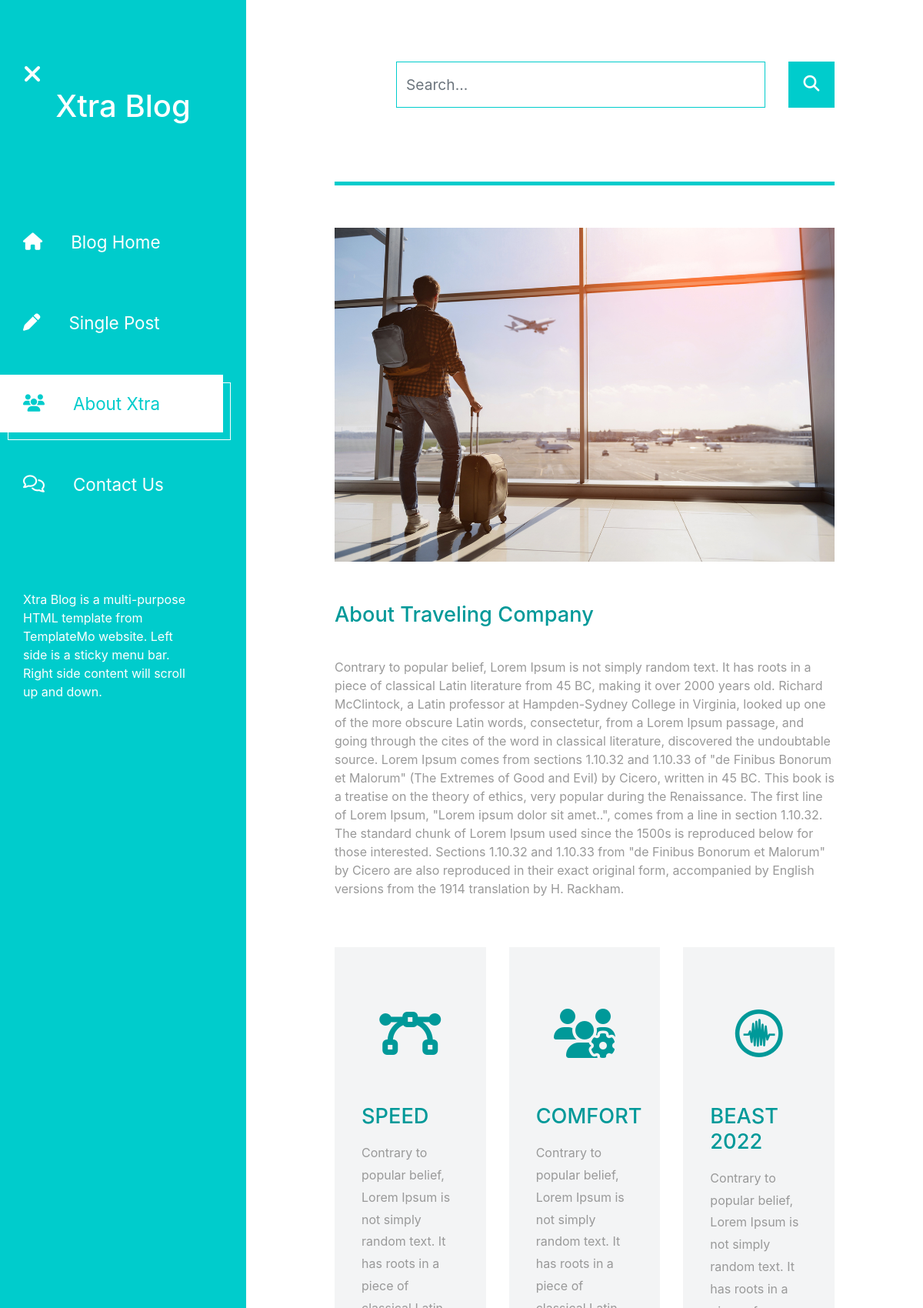
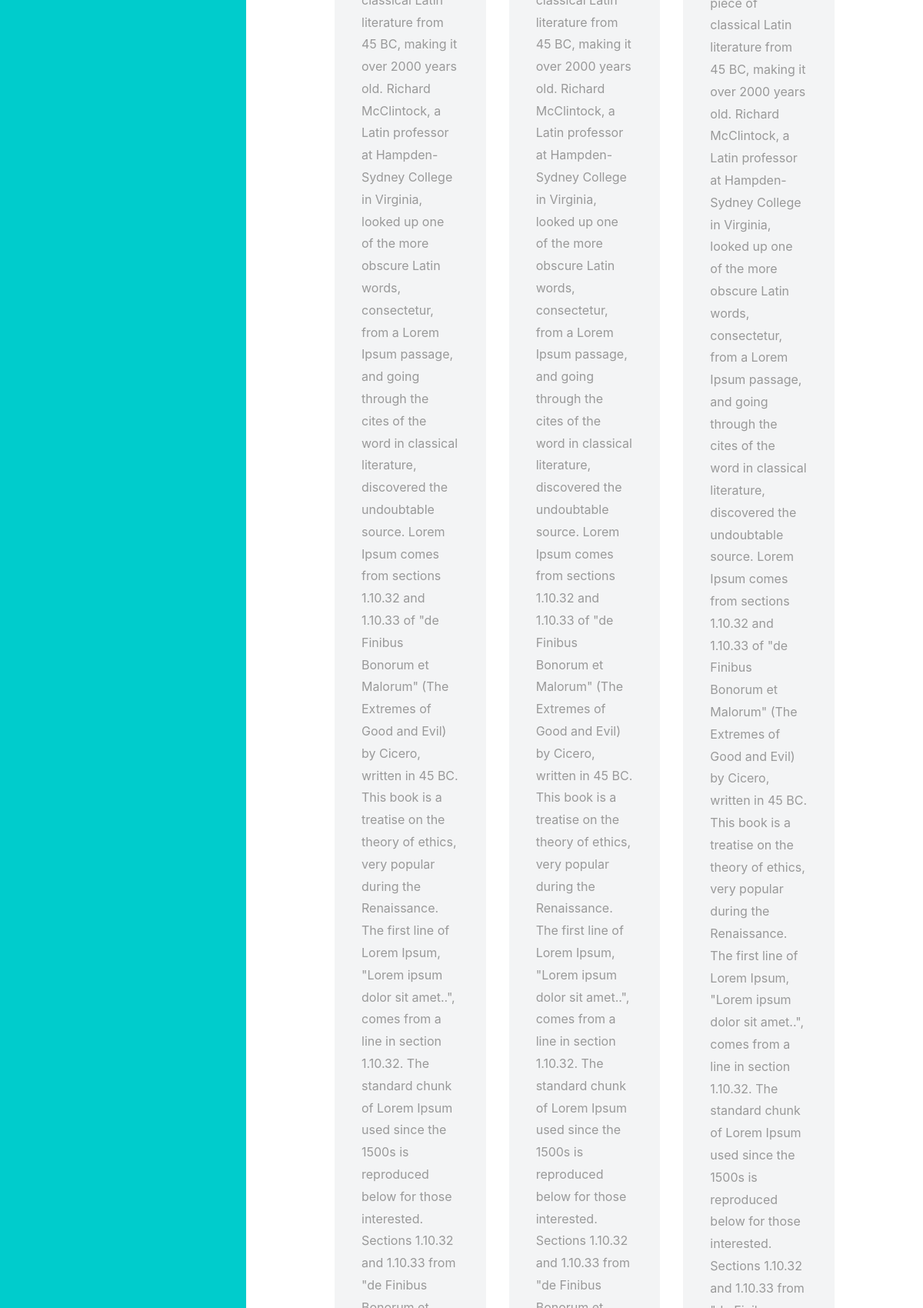
/about (upper part), run on the app's committed database (2 pictures, top to bottom).
### shop2/models.py (models this page shows, shortened)
class Post(models.Model):
    ADVANTAGE1 = 'advantage1'
    POST = 'post'
    ADVANTAGE2 = 'advantage2'
    ADVANTAGE3 = 'advantage3'
    ABOUT = 'about'
    JOHNHENRY = 'johnhenry'
    JAYZOONA = 'jayzoona'
    TIMYCAKE = 'timycake'
    CATHERINESOFT = 'catherinesoft'
    CHOISE_GROUP = {
        (JOHNHENRY, 'johnhenry'),
        (JAYZOONA, 'jayzoona'),
        (TIMYCAKE,'timycake'),
        (CATHERINESOFT, 'catherinesoft'),
        (ABOUT, 'about'),
        (ADVANTAGE1, 'advantage1'),
        (POST, 'post'),
        (ADVANTAGE2, 'advantage2'),
        (ADVANTAGE3, 'advantage3'),
    }
    title = models.CharField(max_length=255)
    author = models.ForeignKey(User, on_delete=models.CASCADE)
    body = models.TextField()
    header_image = models.ImageField(null=True, blank=True, upload_to="images/")
    post_date = models.DateField(auto_now_add=True)
    grop = models.CharField(max_length=20, choices=CHOISE_GROUP, default=POST)
    likes = models.ManyToManyField(User, related_name='blog_posts')

### shop2/views.py (the view)
# urls.py: path('about', AboutView, name="about"),
def AboutView(request):
    product = Post.objects.all()
    context = {
        'pr':product
    }
    return render(request, 'about.html', context)

### shop2/templates/about.html (shortened to what this page needs)
<!DOCTYPE html>
<html lang="en">
<head>
	<link rel="stylesheet" href="fontawesome/css/all.min.css">
    <link href="css/bootstrap.min.css" rel="stylesheet">
    <link href="css/templatemo-xtra-blog.css" rel="stylesheet">
</head>
<body>
	<header class="tm-header" id="tm-header">
        <div class="tm-header-wrapper">
            <div class="tm-site-header">
                <div ><i class="fas fa-times fa-2x"></i></div>
                <h1 class="text-center">Xtra Blog</h1>
            </div>
            <nav class="tm-nav" id="tm-nav">
                <ul>
                    <li class="tm-nav-item"><a href="index.html" class="tm-nav-link">
                        <i class="fas fa-home"></i>
                        Blog Home
                    </a></li>
                    <li class="tm-nav-item"><a href="post.html" class="tm-nav-link">
                        <i class="fas fa-pen"></i>
                        Single Post
                    </a></li>
                    <li class="tm-nav-item active"><a href="about.html" class="tm-nav-link">
                        <i class="fas fa-users"></i>
                        About Xtra
                    </a></li>
                    <li class="tm-nav-item"><a href="contact.html" class="tm-nav-link">
                        <i class="far fa-comments"></i>
                        Contact Us
                    </a></li>
                </ul>
            </nav>
            <p class="tm-mb-80 pr-5 text-white">
                Xtra Blog is a multi-purpose HTML template from TemplateMo website. Left side is a sticky menu bar. Right side content will scroll up and down.
            </p>
        </div>
    </header>
    <div class="container-fluid">
        <main class="tm-main">
            <div class="row tm-row">
                <div class="col-12">
                    <form method="GET" class="form-inline tm-mb-80 tm-search-form">
                        <input class="form-control tm-search-input" name="query" type="text" placeholder="Search..." aria-label="Search">
                        <button class="tm-search-button" type="submit">
                            <i class="fas fa-search tm-search-icon" aria-hidden="true"></i>
                        </button>
                    </form>
                </div>
            </div>
            {% for post in pr %}
                {% if post.grop == "about" %}
            <div class="row tm-row tm-mb-45">
                <div class="col-12">
                    <hr class="tm-hr-primary tm-mb-55">
                    <img src="{{ post.header_image.url }}" alt="Image" class="img-fluid">
                </div>
            </div>
            <div class="row tm-row tm-mb-40">
                <div class="col-12">
                    <div class="mb-4">
                        <h2 class="pt-2 tm-mb-40 tm-color-primary tm-post-title">{{post.title}}</h2>
                        <p>
                            {{post.body}}
                        </p>
                    </div>
                </div>
                     {% endif %}
                     {% endfor %}
            </div>
            <div class="row tm-row tm-mb-120">
                <div class="col-lg-4 tm-about-col">
                    <div class="tm-bg-gray tm-about-pad">
                        <div class="text-center tm-mt-40 tm-mb-60">
                            <i class="fas fa-bezier-curve fa-4x tm-color-primary"></i>
                        </div>
                           {% for post in pr %}
                          {% if post.grop == "advantage1" %}
                        <h2 class="mb-3 tm-color-primary tm-post-title">{{post.title}}</h2>
                        <p class="mb-0 tm-line-height-short">
                        </p>
                    </div>
                       {% endif %}
                     {% endfor %}
                </div>
                <div class="col-lg-4 tm-about-col">
                    <div class="tm-bg-gray tm-about-pad">
                        <div class="text-center tm-mt-40 tm-mb-60">
                            <i class="fas fa-users-cog fa-4x tm-color-primary"></i>
                        </div>
                            {% for post in pr %}
                          {% if post.grop == "advantage2" %}
                        <h2 class="mb-3 tm-color-primary tm-post-title">{{post.title}}</h2>
                        <p class="mb-0 tm-line-height-short">
                        </p>
                           {% endif %}
                     {% endfor %}
                    </div>
                </div>
                <div class="col-lg-4 tm-about-col">
                    <div class="tm-bg-gray tm-about-pad">
                        <div class="text-center tm-mt-40 tm-mb-60">
                            <i class="fab fa-creative-commons-sampling fa-4x tm-color-primary"></i>
                        </div>
                            {% for post in pr %}
                          {% if post.grop == "advantage3" %}
                        <h2 class="mb-3 tm-color-primary tm-post-title">{{post.title}}</h2>
                        <p class="mb-0 tm-line-height-short">
                        </p>
                               {% endif %}
                     {% endfor %}
                    </div>
                </div>
            </div>
        </main>
    </div>
</body>
</html>
</body>
</html>

### data on the page
Post: header_image (picture), title "About Traveling Company", body "Contrary to popular belief, Lorem Ipsum is not simply random text. It has roots in a piece of classical Latin literature from 45 BC, making it over 2000 years old. Richard McClintock, a Latin professor at Hampden-Sydney College in Virginia, looked up one of the more obscure Latin words, consectetur, from a Lorem Ipsum passage, and going through the cites of the word in classical literature, discovered the undoubtable source. Lorem Ipsum comes from sections 1.10.32 and 1.10.33 of \"de Finibus Bonorum et Malorum\" (The Extremes of Good and Evil) by Cicero, written in 45 BC. This book is a treatise on the theory of ethics, very popular during the Renaissance. The first line of Lorem Ipsum,…"
Post: title "SPEED"
Post: title "COMFORT"
Post: title "BEAST 2022"
